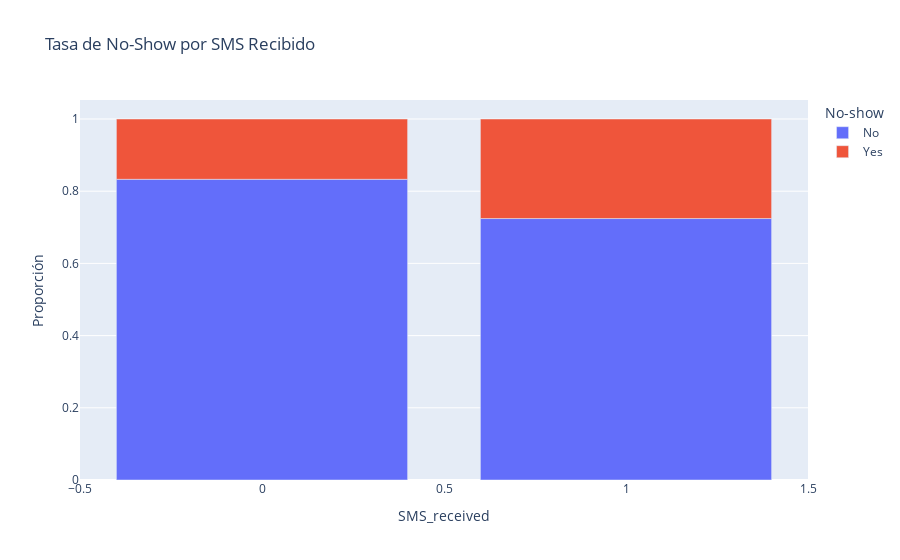

The notebook cell saved with this chart:
### Markdown cell above
## Interpretación del análisis por Scholarship (Bolsa família)

La gráfica anterior muestra la tasa de No-Show segmentada por la participación en el programa Bolsa Família:

### Pacientes sin bolsa família (0):
- Representan la mayoría de la población del dataset
- Muestran una tasa de No-Show de aproximadamente **27.9%**
- Tienen un 72.1% de asistencia a las citas médicas

### **Pacientes con bolsa família (1):**
- Representan una menor proporción del dataset
- Presentan una tasa de No-Show significativamente mayor de **35.0%**
- Solo tienen un 65.0% de asistencia a las citas

### Observaciones:

Los resultados sugieren que las poblaciones más vulnerables socioeconómicamente enfrentan mayores barreras para acceder a los servicios de salud de manera consistente.

La participación en Bolsa Família es un predictor importante para el modelo, ya que muestra una diferencia en el comportamiento de No-Show.

### Code cell
# Análisis de SMS_received

sms_noshow = pd.crosstab(archivo['SMS_received'], 
                        archivo['No-show'], 
                        normalize='index')

fig = px.bar(sms_noshow, 
             title="Tasa de No-Show por SMS Recibido",
             labels={'value': 'Proporción', 'index': 'SMS Recibido'})

fig.show()

print("Tasa de No-Show por SMS recibido:")
print(sms_noshow)

### Figure 1 — Plotly figure (JSON) as saved in the notebook; plotly's stock layout.template omitted (floating-point values rounded to 4 significant figures)
{"data": [{"hovertemplate": "No-show=No<br>SMS_received=%{x}<br>Proporción=%{y}<extra></extra>", "legendgroup": "No", "marker": {"color": "#636efa", "pattern": {"shape": ""}}, "name": "No", "orientation": "v", "showlegend": true, "textposition": "auto", "type": "bar", "x": [0, 1], "xaxis": "x", "y": [0.833, 0.7243], "yaxis": "y"}, {"hovertemplate": "No-show=Yes<br>SMS_received=%{x}<br>Proporción=%{y}<extra></extra>", "legendgroup": "Yes", "marker": {"color": "#EF553B", "pattern": {"shape": ""}}, "name": "Yes", "orientation": "v", "showlegend": true, "textposition": "auto", "type": "bar", "x": [0, 1], "xaxis": "x", "y": [0.167, 0.2757], "yaxis": "y"}], "layout": {"barmode": "relative", "legend": {"title": {"text": "No-show"}, "tracegroupgap": 0}, "title": {"text": "Tasa de No-Show por SMS Recibido"}, "xaxis": {"anchor": "y", "domain": [0, 1], "title": {"text": "SMS_received"}}, "yaxis": {"anchor": "x", "domain": [0, 1], "title": {"text": "Proporción"}}}}
